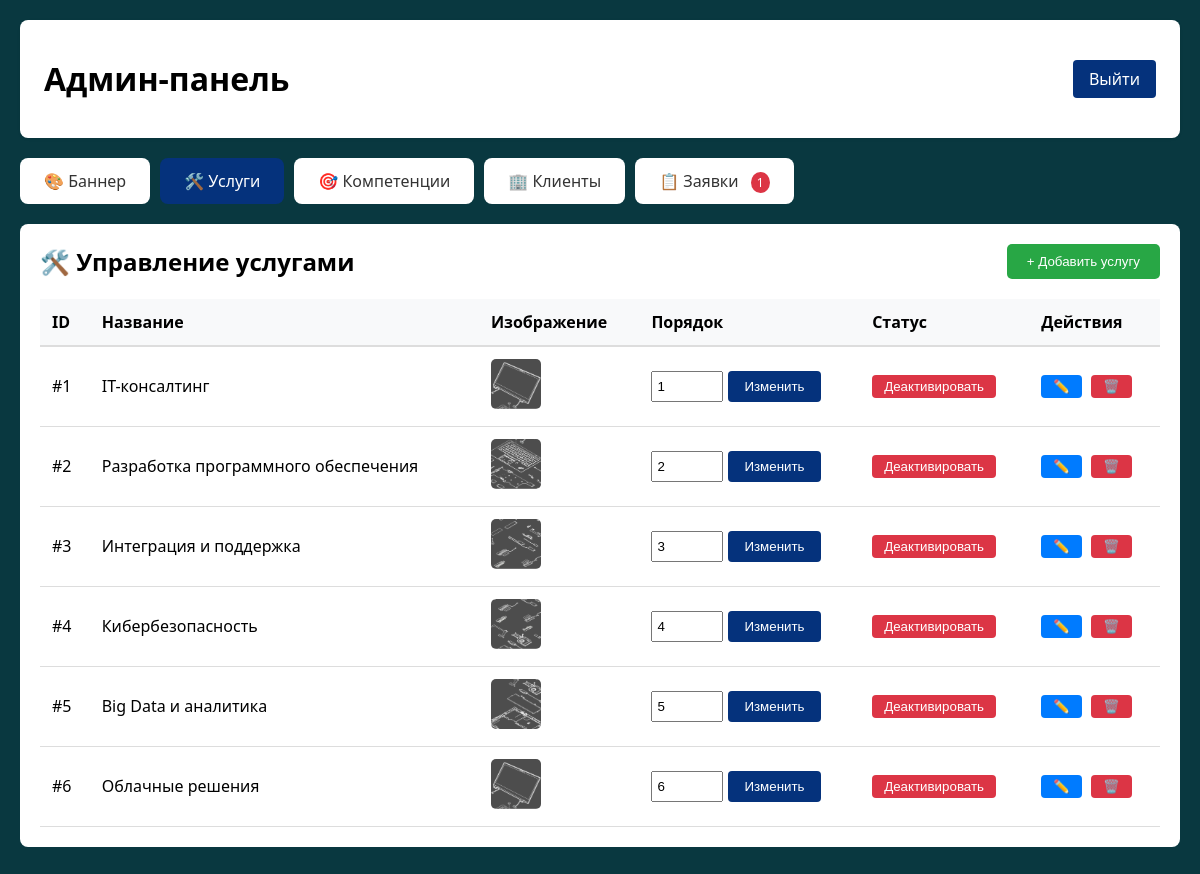
The app's page /admin/index.php?tab=services (signed in) with its own data.
### tables this page shows
CREATE TABLE services (
            id INTEGER PRIMARY KEY AUTOINCREMENT,
            title TEXT NOT NULL,
            image TEXT NOT NULL,
            sort_order INTEGER DEFAULT 0,
            is_active INTEGER DEFAULT 1,
            created_at DATETIME DEFAULT CURRENT_TIMESTAMP
        );

### includes/Database.php (called while the page is built, shortened)
<?php
class Database {
    private $pdo;
    public function __construct() {
        $dbPath = __DIR__ . '/../config/database.sqlite';
        $configDir = __DIR__ . '/../config';
        $this->pdo = new PDO("sqlite:" . $dbPath);
        $this->pdo->setAttribute(PDO::ATTR_ERRMODE, PDO::ERRMODE_EXCEPTION);
        $this->createTables();
    }
    private function createTables() {
        $this->pdo->exec("
            CREATE TABLE IF NOT EXISTS content_blocks (
                id INTEGER PRIMARY KEY AUTOINCREMENT,
                block_key TEXT UNIQUE NOT NULL,
                block_name TEXT NOT NULL,
                content TEXT,
                type TEXT DEFAULT 'text',
                updated_at DATETIME DEFAULT CURRENT_TIMESTAMP
            )
        ");
        $this->pdo->exec("
            CREATE TABLE IF NOT EXISTS requests (
                id INTEGER PRIMARY KEY AUTOINCREMENT,
                name TEXT NOT NULL,
                phone TEXT NOT NULL,
                email TEXT,
                message TEXT,
                status TEXT DEFAULT 'new',
                created_at DATETIME DEFAULT CURRENT_TIMESTAMP,
                updated_at DATETIME DEFAULT CURRENT_TIMESTAMP
            )
        ");
        $this->pdo->exec("
            CREATE TABLE IF NOT EXISTS services (
                id INTEGER PRIMARY KEY AUTOINCREMENT,
                title TEXT NOT NULL,
                image TEXT NOT NULL,
                sort_order INTEGER DEFAULT 0,
                is_active INTEGER DEFAULT 1,
                created_at DATETIME DEFAULT CURRENT_TIMESTAMP
            )
        ");
        $this->pdo->exec("
            CREATE TABLE IF NOT EXISTS competencies (
                id INTEGER PRIMARY KEY AUTOINCREMENT,
                title TEXT NOT NULL,
                sort_order INTEGER DEFAULT 0,
                is_active INTEGER DEFAULT 1,
                created_at DATETIME DEFAULT CURRENT_TIMESTAMP
            )
        ");
        $stmt = $this->pdo->query("SELECT COUNT(*) FROM content_blocks");
        $count = $stmt->fetchColumn();
    }
    public function getAllServices() {
        $stmt = $this->pdo->query("SELECT * FROM services ORDER BY sort_order ASC, id ASC");
        return $stmt->fetchAll(PDO::FETCH_ASSOC);
    }
}
?>

### admin/services.php (the view, shortened to what this page needs)
<?php
$servicesList = $db->getAllServices();
?>
<div style="background: white; border-radius: 8px; padding: 20px; margin-bottom: 20px;">
    <div style="display: flex; justify-content: space-between; align-items: center; margin-bottom: 20px;">
        <h2 style="margin: 0;">🛠️ Управление услугами</h2>
        <button onclick="openAddServiceModal()"
                style="background: #28a745; color: white; border: none; padding: 10px 20px; border-radius: 5px; cursor: pointer;">
            + Добавить услугу
        </button>
    </div>
    <table style="width: 100%; border-collapse: collapse;">
        <thead>
            <tr style="background: #f8f9fa; border-bottom: 2px solid #ddd;">
                <th style="padding: 12px;">ID</th>
                <th style="padding: 12px;">Название</th>
                <th style="padding: 12px;">Изображение</th>
                <th style="padding: 12px;">Порядок</th>
                <th style="padding: 12px;">Статус</th>
                <th style="padding: 12px;">Действия</th>
            </tr>
        </thead>
        <tbody>
            <?php foreach ($servicesList as $service): ?>
            <tr style="border-bottom: 1px solid #ddd;">
                <td style="padding: 12px;">#<?= $service['id'] ?></td>
                <td style="padding: 12px;"><?= htmlspecialchars($service['title']) ?></td>
                <td style="padding: 12px;">
                    <img src="<?= htmlspecialchars($service['image']) ?>" style="width: 50px; height: 50px; object-fit: cover; border-radius: 5px;">
                </td>
                <td style="padding: 12px;">
                    <form method="POST" style="display: flex; gap: 5px;">
                        <input type="number" name="sort_order" value="<?= $service['sort_order'] ?>" style="width: 60px; padding: 4px;">
                        <button type="submit" name="update_order">Изменить</button>
                    </form>
                </td>
                <td style="padding: 12px;">
                    <form method="POST">
                        <button type="submit" name="toggle_status"
                                style="background: <?= $service['is_active'] ? '#dc3545' : '#28a745' ?>; color: white; border: none; padding: 4px 12px; border-radius: 4px; cursor: pointer;">
                            <?= $service['is_active'] ? 'Деактивировать' : 'Активировать' ?>
                        </button>
                    </form>
                </td>
                <td style="padding: 12px;">
                    <button onclick="editService(<?= $service['id'] ?>, '<?= htmlspecialchars($service['title']) ?>', '<?= htmlspecialchars($service['image']) ?>')"
                            style="background: #007bff; color: white; border: none; padding: 4px 12px; border-radius: 4px; cursor: pointer; margin-right: 5px;">
                        ✏️
                    </button>
                    <form method="POST" style="display: inline;" onsubmit="return confirm('Удалить услугу?')">
                        <button type="submit" name="delete_service"
                                style="background: #dc3545; color: white; border: none; padding: 4px 12px; border-radius: 4px; cursor: pointer;">
                            🗑️
                        </button>
                    </form>
                </td>
            </tr>
            <?php endforeach; ?>
        </tbody>
    </table>
</div>

### assets/css/admin.css (style rules this page uses)
body { font-family: system-ui, -apple-system, sans-serif; background-color: #093840; margin: 0; padding: 20px; }
button { background-color: #05327C; color: white; border: none; padding: 8px 16px; border-radius: 4px; cursor: pointer; }
table { width: 100%; border-collapse: collapse; }
th, td { padding: 12px 15px; text-align: left; border-bottom: 1px solid #ddd; }
th { background: #f8f9fa; font-weight: 600; }

### records on screen
services: id "1", title "IT-консалтинг", image (picture), sort_order "1", is_active "Деактивировать"
services: id "2", title "Разработка программного обеспечения", image (picture), sort_order "2", is_active "Деактивировать"
services: id "3", title "Интеграция и поддержка", image (picture), sort_order "3", is_active "Деактивировать"
services: id "4", title "Кибербезопасность", image (picture), sort_order "4", is_active "Деактивировать"
services: id "5", title "Big Data и аналитика", image (picture), sort_order "5", is_active "Деактивировать"
services: id "6", title "Облачные решения", image (picture), sort_order "6", is_active "Деактивировать"

### other values on screen
$newCount "1"
